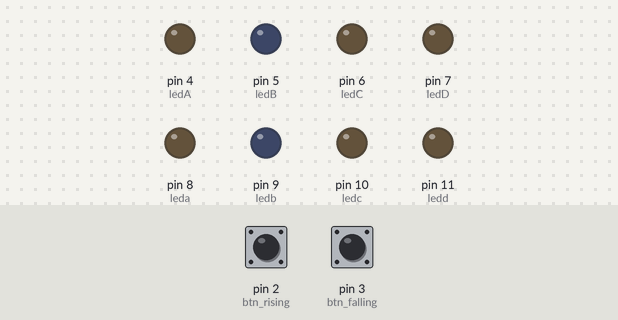
Recording of a sketch running on a simulated Arduino Uno, built with avr-gcc and run on an emulated ATmega328P. Parts: output pins drawn as LEDs (lit = HIGH). The test bench sets the inputs (shaded band); at power-on: pin 2 (btn_rising) LOW, pin 3 (btn_falling) HIGH.

Above: at 1.2 s.
1.3 s: pin 2 (btn_rising) pulled HIGH for 0.15 s
At 2.3 s:
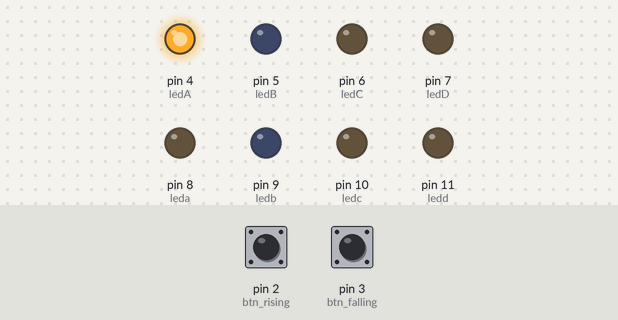
2.9 s: pin 2 (btn_rising) pulled HIGH for 1 s
At 3.6 s:
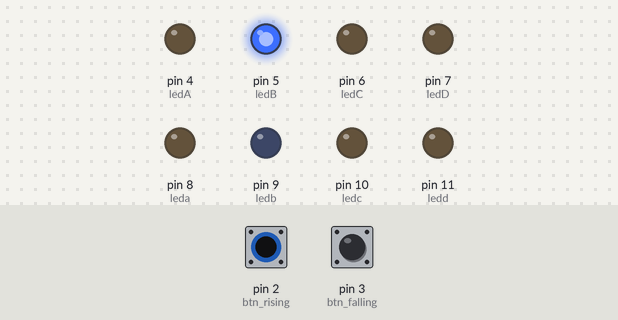
5.4 s: pin 2 (btn_rising) pulled HIGH for 0.15 s
At 6.6 s:
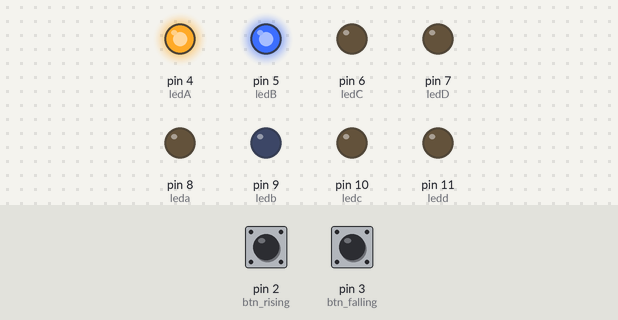
7.0 s: pin 2 (btn_rising) pulled HIGH for 3.2 s
At 7.9 s:
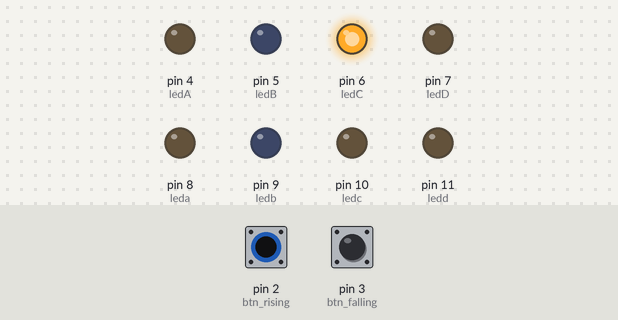
11.7 s: pin 2 (btn_rising) pulled HIGH for 0.15 s
At 12.7 s:
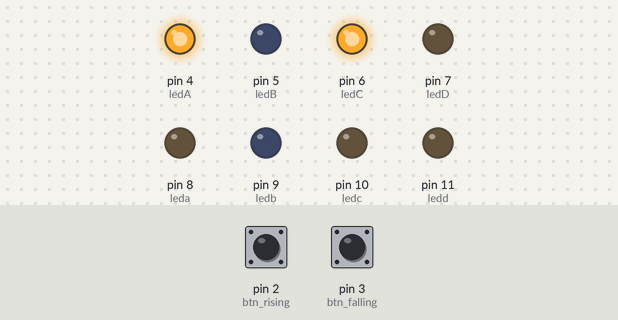
13.3 s: pin 2 (btn_rising) pulled HIGH for 1 s
At 13.9 s:
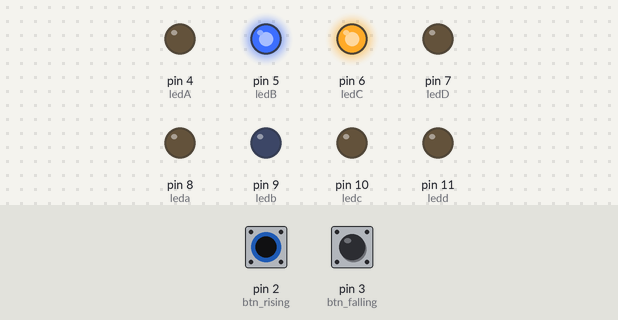
Timing chart, 0 to 16.3 s (numbered marks = the images above; inputs shaded):
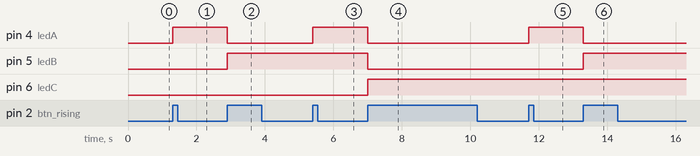

The sketch:

practica_1-IIIIBim_3.ino
```cpp
/*
Centro educativo laboral Kinal
Perito en electronica
Quinto perito
Seccion A
Curso; Taller de electronica digital y reparacion de computadoras
Alumno; Jorge Diego Queme Andrino
Carne; 2021430
Proyecto; INTERRUPCIONES POR HARDWARE
*/

#define btn_rising  2
#define btn_falling 3
#define ledA 4
#define ledB 5
#define ledC 6
#define ledD 7
#define leda 8
#define ledb 9
#define ledc 10
#define ledd 11
int UNIDAD=0;
int DECENA=0;


void funcion_ISR_falling(void);
void funcion_ISR_rising(void);


void setup() {
  CONFPINS();


  attachInterrupt(digitalPinToInterrupt(btn_rising),funcion_ISR_rising,RISING);   //Anclar la interrupción del pin 2 a una funcion de ISR, disparada por el flanco ascendente
  attachInterrupt(digitalPinToInterrupt(btn_falling),funcion_ISR_falling,FALLING); //Anclar la interrupción del pin 3 a una funcion de ISR, disparada por el flanco descendente
}

void loop() {
    CCONT();
    LED_UNIDADES();
    LED_DECENAS();

}


//Funciones de ISR
void funcion_ISR_rising(void)
{
  UNIDAD=UNIDAD+1;
}

void funcion_ISR_falling(void)
{
  UNIDAD=UNIDAD-1;
}

void CONFPINS(void){
  pinMode(2, INPUT);
  pinMode(3, INPUT);
  pinMode(ledA, OUTPUT);
  pinMode(ledB, OUTPUT);
  pinMode(ledC, OUTPUT);
  pinMode(ledD, OUTPUT);
  pinMode(leda, OUTPUT);
  pinMode(ledb, OUTPUT);
  pinMode(ledc, OUTPUT);
  pinMode(ledd, OUTPUT);
}

void CCONT(void)
{
    if(UNIDAD > 9) {
    UNIDAD = 0;
    DECENA = DECENA+1;
  }
  if((DECENA == 5) && (UNIDAD >0)) {
    DECENA = 0;
    UNIDAD = 0;
  }
  if((DECENA == 0) && (UNIDAD <0)) {
    DECENA = 5;
    UNIDAD = 0;
  }
  if(UNIDAD < 0) {
    UNIDAD = 9;
    DECENA = DECENA-1;
  }

}
void LED_UNIDADES (void) {
   switch(UNIDAD){

          case(0):
  digitalWrite(4, LOW);
  digitalWrite(5, LOW);
  digitalWrite(6, LOW);
  digitalWrite(7, LOW);

            break;


          case(1):
  digitalWrite(4, HIGH);
  digitalWrite(5, LOW);
  digitalWrite(6, LOW);
  digitalWrite(7, LOW);

            break;


            case(2):
  digitalWrite(4, LOW);
  digitalWrite(5, HIGH);
  digitalWrite(6, LOW);
  digitalWrite(7, LOW);

            break;


            case(3):
  digitalWrite(4, HIGH);
  digitalWrite(5, HIGH);
  digitalWrite(6, LOW);
  digitalWrite(7, LOW);

            break;

            case(4):
  digitalWrite(4, LOW);
  digitalWrite(5, LOW);
  digitalWrite(6, HIGH);
  digitalWrite(7, LOW);
            break;

            case(5):
  digitalWrite(4, HIGH);
  digitalWrite(5, LOW);
  digitalWrite(6, HIGH);
  digitalWrite(7, LOW);
            break;

            case(6):
  digitalWrite(4, LOW);
  digitalWrite(5, HIGH);
  digitalWrite(6, HIGH);
  digitalWrite(7, LOW);
            break;

            case(7):
  digitalWrite(4, HIGH);
  digitalWrite(5, HIGH);
  digitalWrite(6, HIGH);
  digitalWrite(7, LOW);
            break;

            case(8):
  digitalWrite(4, LOW);
  digitalWrite(5, LOW);
  digitalWrite(6, LOW);
  digitalWrite(7, HIGH);
            break;

            case(9):
  digitalWrite(4, HIGH);
  digitalWrite(5, LOW);
  digitalWrite(6, LOW);
  digitalWrite(7, HIGH);
           break;

}
}
void LED_DECENAS (void){
    switch (DECENA) {
           case (0):
    digitalWrite(8, LOW);
    digitalWrite(9, LOW);
    digitalWrite(10, LOW);
    digitalWrite(11, LOW);
               break;

           case(1):
  digitalWrite(8, HIGH);
  digitalWrite(9, LOW);
  digitalWrite(10, LOW);
  digitalWrite(11, LOW);

            break;


            case(2):
  digitalWrite(8, LOW);
  digitalWrite(9, HIGH);
  digitalWrite(10, LOW);
  digitalWrite(11, LOW);

            break;


            case(3):
  digitalWrite(8, HIGH);
  digitalWrite(9, HIGH);
  digitalWrite(10, LOW);
  digitalWrite(11, LOW);

            break;

            case(4):
  digitalWrite(8, LOW);
  digitalWrite(9, LOW);
  digitalWrite(10, HIGH);
  digitalWrite(11, LOW);
            break;

            case(5):
  digitalWrite(8, HIGH);
  digitalWrite(9, LOW);
  digitalWrite(10, HIGH);
  digitalWrite(11, LOW);
            break;
    }
}
```

Measured:
- after the input at 1.3 s, pin 4 (ledA): LOW → HIGH at once
- after the input at 2.9 s, pin 4 (ledA): HIGH → LOW at once; pin 5 (ledB): LOW → HIGH at once
- after the input at 5.4 s, pin 4 (ledA): LOW → HIGH at once
- after the input at 7.0 s, pin 4 (ledA), pin 5 (ledB): HIGH → LOW at once; pin 6 (ledC): LOW → HIGH at once
- after the input at 11.7 s, pin 4 (ledA): LOW → HIGH at once
- after the input at 13.3 s, pin 4 (ledA): HIGH → LOW at once; pin 5 (ledB): LOW → HIGH at once
